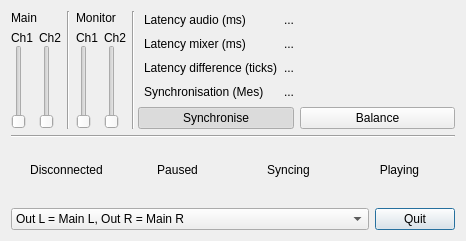
<ui version="4.0" >
 <class>MixerDialog</class>
 <widget class="QDialog" name="MixerDialog" >
  <property name="geometry" >
   <rect>
    <x>0</x>
    <y>0</y>
    <width>466</width>
    <height>241</height>
   </rect>
  </property>
  <property name="windowTitle" >
   <string>BpmDj Mixer</string>
  </property>
  <layout class="QGridLayout" >
   <item rowspan="2" row="0" column="0" >
    <layout class="QHBoxLayout" >
     <item>
      <layout class="QVBoxLayout" >
       <item>
        <widget class="QLabel" name="textLabel1" >
         <property name="text" >
          <string>Main</string>
         </property>
         <property name="wordWrap" >
          <bool>false</bool>
         </property>
        </widget>
       </item>
       <item>
        <layout class="QHBoxLayout" >
         <item>
          <layout class="QVBoxLayout" >
           <property name="spacing" >
            <number>0</number>
           </property>
           <property name="margin" >
            <number>0</number>
           </property>
           <item>
            <widget class="QLabel" name="Ch1MainText" >
             <property name="text" >
              <string>Ch1</string>
             </property>
             <property name="wordWrap" >
              <bool>false</bool>
             </property>
            </widget>
           </item>
           <item>
            <widget class="QSlider" name="Ch1Main" >
             <property name="minimum" >
              <number>-128</number>
             </property>
             <property name="maximum" >
              <number>0</number>
             </property>
             <property name="value" >
              <number>-128</number>
             </property>
             <property name="orientation" >
              <enum>Qt::Vertical</enum>
             </property>
            </widget>
           </item>
          </layout>
         </item>
         <item>
          <layout class="QVBoxLayout" >
           <property name="spacing" >
            <number>0</number>
           </property>
           <item>
            <widget class="QLabel" name="Ch2MainText" >
             <property name="text" >
              <string>Ch2</string>
             </property>
             <property name="wordWrap" >
              <bool>false</bool>
             </property>
            </widget>
           </item>
           <item>
            <widget class="QSlider" name="Ch2Main" >
             <property name="minimum" >
              <number>-128</number>
             </property>
             <property name="maximum" >
              <number>0</number>
             </property>
             <property name="value" >
              <number>-128</number>
             </property>
             <property name="orientation" >
              <enum>Qt::Vertical</enum>
             </property>
            </widget>
           </item>
          </layout>
         </item>
        </layout>
       </item>
      </layout>
     </item>
     <item>
      <widget class="Line" name="line2" >
       <property name="frameShape" >
        <enum>QFrame::VLine</enum>
       </property>
       <property name="frameShadow" >
        <enum>QFrame::Sunken</enum>
       </property>
      </widget>
     </item>
     <item>
      <layout class="QVBoxLayout" >
       <item>
        <widget class="QLabel" name="textLabel2" >
         <property name="text" >
          <string>Monitor</string>
         </property>
         <property name="wordWrap" >
          <bool>false</bool>
         </property>
        </widget>
       </item>
       <item>
        <layout class="QHBoxLayout" >
         <item>
          <layout class="QVBoxLayout" >
           <property name="spacing" >
            <number>0</number>
           </property>
           <item>
            <widget class="QLabel" name="Ch1MonitorText" >
             <property name="text" >
              <string>Ch1</string>
             </property>
             <property name="wordWrap" >
              <bool>false</bool>
             </property>
            </widget>
           </item>
           <item>
            <widget class="QSlider" name="Ch1Monitor" >
             <property name="minimum" >
              <number>-128</number>
             </property>
             <property name="maximum" >
              <number>0</number>
             </property>
             <property name="value" >
              <number>-128</number>
             </property>
             <property name="orientation" >
              <enum>Qt::Vertical</enum>
             </property>
            </widget>
           </item>
          </layout>
         </item>
         <item>
          <layout class="QVBoxLayout" >
           <property name="spacing" >
            <number>0</number>
           </property>
           <property name="margin" >
            <number>0</number>
           </property>
           <item>
            <widget class="QLabel" name="Ch2MonitorText" >
             <property name="text" >
              <string>Ch2</string>
             </property>
             <property name="wordWrap" >
              <bool>false</bool>
             </property>
            </widget>
           </item>
           <item>
            <widget class="QSlider" name="Ch2Monitor" >
             <property name="minimum" >
              <number>-128</number>
             </property>
             <property name="maximum" >
              <number>0</number>
             </property>
             <property name="value" >
              <number>-128</number>
             </property>
             <property name="orientation" >
              <enum>Qt::Vertical</enum>
             </property>
            </widget>
           </item>
          </layout>
         </item>
        </layout>
       </item>
      </layout>
     </item>
    </layout>
   </item>
   <item rowspan="2" row="0" column="1" colspan="2" >
    <widget class="Line" name="line2_2" >
     <property name="frameShape" >
      <enum>QFrame::VLine</enum>
     </property>
     <property name="frameShadow" >
      <enum>QFrame::Sunken</enum>
     </property>
    </widget>
   </item>
   <item row="2" column="0" colspan="5" >
    <layout class="QVBoxLayout" >
     <property name="spacing" >
      <number>0</number>
     </property>
     <property name="margin" >
      <number>0</number>
     </property>
     <item>
      <widget class="Line" name="line3" >
       <property name="frameShape" >
        <enum>QFrame::HLine</enum>
       </property>
       <property name="frameShadow" >
        <enum>QFrame::Sunken</enum>
       </property>
      </widget>
     </item>
     <item>
      <layout class="QHBoxLayout" >
       <property name="spacing" >
        <number>0</number>
       </property>
       <property name="margin" >
        <number>0</number>
       </property>
       <item>
        <widget class="QLabel" name="textLabel1_3" >
         <property name="text" >
          <string>Disconnected</string>
         </property>
         <property name="alignment" >
          <set>Qt::AlignCenter</set>
         </property>
         <property name="wordWrap" >
          <bool>false</bool>
         </property>
        </widget>
       </item>
       <item>
        <widget class="QLabel" name="textLabel1_3_4" >
         <property name="text" >
          <string>Paused</string>
         </property>
         <property name="alignment" >
          <set>Qt::AlignCenter</set>
         </property>
         <property name="wordWrap" >
          <bool>false</bool>
         </property>
        </widget>
       </item>
       <item>
        <widget class="QLabel" name="textLabel1_3_3" >
         <property name="text" >
          <string>Syncing</string>
         </property>
         <property name="alignment" >
          <set>Qt::AlignCenter</set>
         </property>
         <property name="wordWrap" >
          <bool>false</bool>
         </property>
        </widget>
       </item>
       <item>
        <widget class="QLabel" name="textLabel1_3_2" >
         <property name="text" >
          <string>Playing</string>
         </property>
         <property name="alignment" >
          <set>Qt::AlignCenter</set>
         </property>
         <property name="wordWrap" >
          <bool>false</bool>
         </property>
        </widget>
       </item>
      </layout>
     </item>
    </layout>
   </item>
   <item row="3" column="0" colspan="5" >
    <layout class="QHBoxLayout" >
     <item>
      <widget class="QComboBox" name="modebox" >
       <property name="enabled" >
        <bool>true</bool>
       </property>
       <item>
        <property name="text" >
         <string>Out L = Main L, Out R = Main R</string>
        </property>
       </item>
       <item>
        <property name="text" >
         <string>Out L = Main, Out R = Monitor</string>
        </property>
       </item>
       <item>
        <property name="text" >
         <string>Out L = Monitor, Out R = Main</string>
        </property>
       </item>
      </widget>
     </item>
     <item>
      <widget class="QPushButton" name="pushButton2" >
       <property name="sizePolicy" >
        <sizepolicy vsizetype="Fixed" hsizetype="Maximum" >
         <horstretch>0</horstretch>
         <verstretch>0</verstretch>
        </sizepolicy>
       </property>
       <property name="text" >
        <string>Quit</string>
       </property>
      </widget>
     </item>
    </layout>
   </item>
   <item row="1" column="2" colspan="3" >
    <layout class="QHBoxLayout" >
     <item>
      <widget class="QPushButton" name="syncbutton" >
       <property name="enabled" >
        <bool>true</bool>
       </property>
       <property name="text" >
        <string>Synchronise</string>
       </property>
       <property name="checkable" >
        <bool>true</bool>
       </property>
       <property name="checked" >
        <bool>true</bool>
       </property>
      </widget>
     </item>
     <item>
      <widget class="QPushButton" name="balanced" >
       <property name="text" >
        <string>Balance</string>
       </property>
       <property name="checkable" >
        <bool>true</bool>
       </property>
      </widget>
     </item>
    </layout>
   </item>
   <item row="0" column="3" >
    <layout class="QHBoxLayout" >
     <item>
      <layout class="QVBoxLayout" >
       <item>
        <widget class="QLabel" name="textLabel1_2" >
         <property name="text" >
          <string>Latency audio (ms)</string>
         </property>
         <property name="wordWrap" >
          <bool>false</bool>
         </property>
        </widget>
       </item>
       <item>
        <widget class="QLabel" name="textLabel3_3" >
         <property name="text" >
          <string>Latency mixer (ms)</string>
         </property>
         <property name="wordWrap" >
          <bool>false</bool>
         </property>
        </widget>
       </item>
       <item>
        <widget class="QLabel" name="textLabel3_3_2" >
         <property name="text" >
          <string>Latency difference (ticks)</string>
         </property>
         <property name="wordWrap" >
          <bool>false</bool>
         </property>
        </widget>
       </item>
       <item>
        <widget class="QLabel" name="textLabel4_3" >
         <property name="text" >
          <string>Synchronisation (Mes)</string>
         </property>
         <property name="wordWrap" >
          <bool>false</bool>
         </property>
        </widget>
       </item>
      </layout>
     </item>
     <item>
      <layout class="QVBoxLayout" >
       <item>
        <widget class="QLabel" name="latency_audio" >
         <property name="text" >
          <string>...</string>
         </property>
         <property name="wordWrap" >
          <bool>false</bool>
         </property>
        </widget>
       </item>
       <item>
        <widget class="QLabel" name="latency_buffer" >
         <property name="text" >
          <string>...</string>
         </property>
         <property name="wordWrap" >
          <bool>false</bool>
         </property>
        </widget>
       </item>
       <item>
        <widget class="QLabel" name="latency_difference" >
         <property name="text" >
          <string>...</string>
         </property>
         <property name="wordWrap" >
          <bool>false</bool>
         </property>
        </widget>
       </item>
       <item>
        <widget class="QLabel" name="synchronisation" >
         <property name="text" >
          <string>...</string>
         </property>
         <property name="wordWrap" >
          <bool>false</bool>
         </property>
        </widget>
       </item>
      </layout>
     </item>
    </layout>
   </item>
   <item row="0" column="4" >
    <spacer name="spacer6" >
     <property name="orientation" >
      <enum>Qt::Horizontal</enum>
     </property>
     <property name="sizeType" >
      <enum>QSizePolicy::Expanding</enum>
     </property>
     <property name="sizeHint" stdset="0" >
      <size>
       <width>80</width>
       <height>20</height>
      </size>
     </property>
    </spacer>
   </item>
  </layout>
 </widget>
 <layoutdefault spacing="6" margin="11" />
 <pixmapfunction>qPixmapFromMimeSource</pixmapfunction>
 <tabstops>
  <tabstop>Ch1Main</tabstop>
  <tabstop>Ch2Main</tabstop>
  <tabstop>Ch1Monitor</tabstop>
  <tabstop>Ch2Monitor</tabstop>
 </tabstops>
 <resources/>
 <connections>
  <connection>
   <sender>Ch1Main</sender>
   <signal>valueChanged(int)</signal>
   <receiver>MixerDialog</receiver>
   <slot>volumesChanged()</slot>
   <hints>
    <hint type="sourcelabel" >
     <x>20</x>
     <y>20</y>
    </hint>
    <hint type="destinationlabel" >
     <x>20</x>
     <y>20</y>
    </hint>
   </hints>
  </connection>
  <connection>
   <sender>Ch2Main</sender>
   <signal>valueChanged(int)</signal>
   <receiver>MixerDialog</receiver>
   <slot>volumesChanged()</slot>
   <hints>
    <hint type="sourcelabel" >
     <x>20</x>
     <y>20</y>
    </hint>
    <hint type="destinationlabel" >
     <x>20</x>
     <y>20</y>
    </hint>
   </hints>
  </connection>
  <connection>
   <sender>Ch1Monitor</sender>
   <signal>valueChanged(int)</signal>
   <receiver>MixerDialog</receiver>
   <slot>volumesChanged()</slot>
   <hints>
    <hint type="sourcelabel" >
     <x>20</x>
     <y>20</y>
    </hint>
    <hint type="destinationlabel" >
     <x>20</x>
     <y>20</y>
    </hint>
   </hints>
  </connection>
  <connection>
   <sender>Ch2Monitor</sender>
   <signal>valueChanged(int)</signal>
   <receiver>MixerDialog</receiver>
   <slot>volumesChanged()</slot>
   <hints>
    <hint type="sourcelabel" >
     <x>20</x>
     <y>20</y>
    </hint>
    <hint type="destinationlabel" >
     <x>20</x>
     <y>20</y>
    </hint>
   </hints>
  </connection>
  <connection>
   <sender>pushButton2</sender>
   <signal>clicked()</signal>
   <receiver>MixerDialog</receiver>
   <slot>accept()</slot>
   <hints>
    <hint type="sourcelabel" >
     <x>20</x>
     <y>20</y>
    </hint>
    <hint type="destinationlabel" >
     <x>20</x>
     <y>20</y>
    </hint>
   </hints>
  </connection>
  <connection>
   <sender>balanced</sender>
   <signal>stateChanged(int)</signal>
   <receiver>MixerDialog</receiver>
   <slot>volumesChanged()</slot>
   <hints>
    <hint type="sourcelabel" >
     <x>20</x>
     <y>20</y>
    </hint>
    <hint type="destinationlabel" >
     <x>20</x>
     <y>20</y>
    </hint>
   </hints>
  </connection>
  <connection>
   <sender>modebox</sender>
   <signal>activated(int)</signal>
   <receiver>MixerDialog</receiver>
   <slot>volumesChanged()</slot>
   <hints>
    <hint type="sourcelabel" >
     <x>20</x>
     <y>20</y>
    </hint>
    <hint type="destinationlabel" >
     <x>20</x>
     <y>20</y>
    </hint>
   </hints>
  </connection>
  <connection>
   <sender>syncbutton</sender>
   <signal>stateChanged(int)</signal>
   <receiver>MixerDialog</receiver>
   <slot>volumesChanged()</slot>
   <hints>
    <hint type="sourcelabel" >
     <x>20</x>
     <y>20</y>
    </hint>
    <hint type="destinationlabel" >
     <x>20</x>
     <y>20</y>
    </hint>
   </hints>
  </connection>
 </connections>
</ui>
